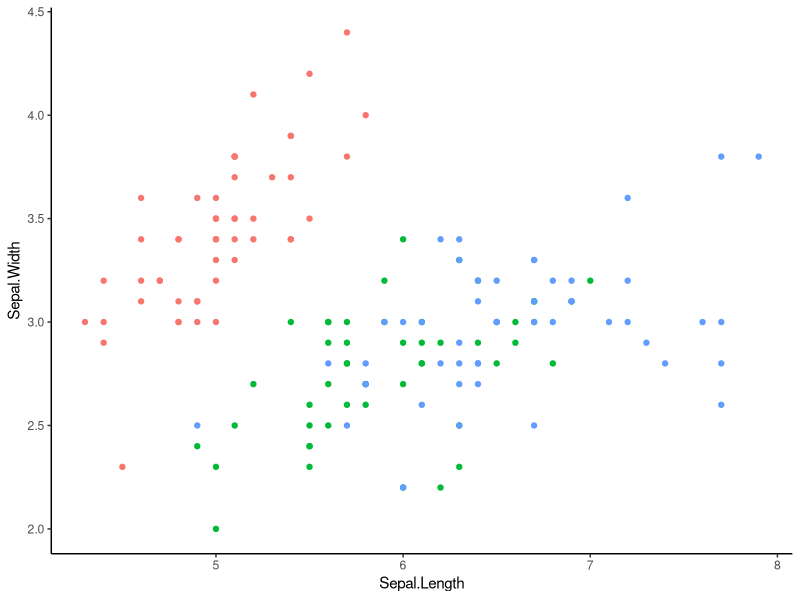

Write the R code that produced this figure.
## ---- chunk 1
library(ggplot2)
ggplot(iris, aes(x = Sepal.Length, Sepal.Width, colour = as.factor(Species))) +
    geom_point() +
    theme_classic() +
    theme(legend.position = "none")
